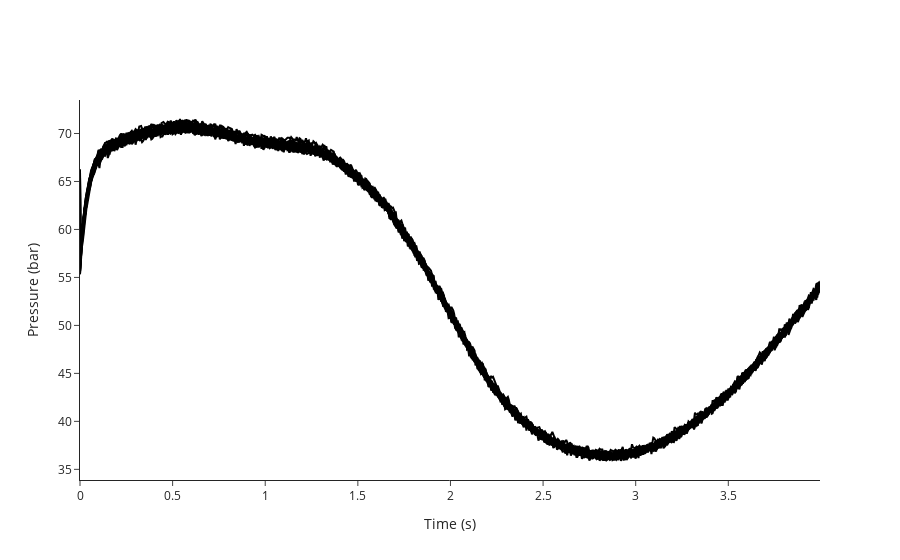

The cell this chart's notebook holds for it:
### Code cell
fig_train=ana.plot_pressure_curves(indices = train_indices)
fig_train.update_layout(showlegend=False)
for trace in fig_train.data:
    trace.line.color = "black"
fig_train.write_image("dev/figures/fig_train.png", width=1100, height= 350, scale = 3)
fig_train.show()

### Figure 1 — Plotly figure (JSON) as saved in the notebook; plotly's stock layout.template omitted (floating-point values rounded to 4 significant figures; data arrays with more than 128 entries replaced by an {"elided": "..."} marker saying what was removed)
{"data": [{"hovertemplate": "<b>index</b>: 18<br><b>name</b>: 210812_Pac--005<br><b>path</b>: C:/Users/Sandeep/Desktop/ExtractedSignals\\210812_Pac 2021-08-12 10-30-07\\210812_Pac--005.D<br><b>batch</b>: 210812_Pac 2021-08-12 10-30-07<br><b>batch_position</b>: 5<br><b>idle_time</b>: 39.0<br><b>sample</b>: NaCl 0,9%<br><b>method</b>: SAA_411_Pac.M<br><b>timestamp</b>: 2021-08-12 10:50:23<br><b>detector</b>: G1315C<br><b>pump</b>: G7110B<br><b>start_time</b>: 2021-08-12 10:50:57<br><b>end_time</b>: 2021-08-12 10:54:57<br><b>runtime</b>: 239.7000000000036<br><b>Time: </b>%{x}<br><b>Pressure: </b>%{y}<extra></extra>", "line": {"color": "black"}, "mode": "lines", "name": "210812_Pac--005 (NaCl 0,9%)", "text": "<b>index</b>: 18<br><b>name</b>: 210812_Pac--005<br><b>path</b>: C:/Users/Sandeep/Desktop/ExtractedSignals\\210812_Pac 2021-08-12 10-30-07\\210812_Pac--005.D<br><b>batch</b>: 210812_Pac 2021-08-12 10-30-07<br><b>batch_position</b>: 5<br><b>idle_time</b>: 39.0<br><b>sample</b>: NaCl 0,9%<br><b>method</b>: SAA_411_Pac.M<br><b>timestamp</b>: 2021-08-12 10:50:23<br><b>detector</b>: G1315C<br><b>pump</b>: G7110B<br><b>start_time</b>: 2021-08-12 10:50:57<br><b>end_time</b>: 2021-08-12 10:54:57<br><b>runtime</b>: 239.7000000000036", "type": "scatter", "x": {"elided": "800 float values"}, "y": {"elided": "800 float values"}}, {"hovertemplate": "<b>index</b>: 19<br><b>name</b>: 210812_Pac--006<br><b>path</b>: C:/Users/Sandeep/Desktop/ExtractedSignals\\210812_Pac 2021-08-12 10-30-07\\210812_Pac--006.D<br><b>batch</b>: 210812_Pac 2021-08-12 10-30-07<br><b>batch_position</b>: 6<br><b>idle_time</b>: 39.0<br><b>sample</b>: Blank<br><b>method</b>: SAA_411_Pac.M<br><b>timestamp</b>: 2021-08-12 10:55:02<br><b>detector</b>: G1315C<br><b>pump</b>: G7110B<br><b>start_time</b>: 2021-08-12 10:55:36<br><b>end_time</b>: 2021-08-12 10:59:36<br><b>runtime</b>: 239.7000000000036<br><b>Time: </b>%{x}<br><b>Pressure: </b>%{y}<extra></extra>", "line": {"color": "black"}, "mode": "lines", "name": "210812_Pac--006 (Blank)", "text": "<b>index</b>: 19<br><b>name</b>: 210812_Pac--006<br><b>path</b>: C:/Users/Sandeep/Desktop/ExtractedSignals\\210812_Pac 2021-08-12 10-30-07\\210812_Pac--006.D<br><b>batch</b>: 210812_Pac 2021-08-12 10-30-07<br><b>batch_position</b>: 6<br><b>idle_time</b>: 39.0<br><b>sample</b>: Blank<br><b>method</b>: SAA_411_Pac.M<br><b>timestamp</b>: 2021-08-12 10:55:02<br><b>detector</b>: G1315C<br><b>pump</b>: G7110B<br><b>start_time</b>: 2021-08-12 10:55:36<br><b>end_time</b>: 2021-08-12 10:59:36<br><b>runtime</b>: 239.7000000000036", "type": "scatter", "x": {"elided": "800 float values"}, "y": {"elided": "800 float values"}}, {"hovertemplate": "<b>index</b>: 20<br><b>name</b>: 210812_Pac--007<br><b>path</b>: C:/Users/Sandeep/Desktop/ExtractedSignals\\210812_Pac 2021-08-12 10-30-07\\210812_Pac--007.D<br><b>batch</b>: 210812_Pac 2021-08-12 10-30-07<br><b>batch_position</b>: 7<br><b>idle_time</b>: 39.0<br><b>sample</b>: 0.025 mg/ml<br><b>method</b>: SAA_411_Pac.M<br><b>timestamp</b>: 2021-08-12 10:59:41<br><b>detector</b>: G1315C<br><b>pump</b>: G7110B<br><b>start_time</b>: 2021-08-12 11:00:15<br><b>end_time</b>: 2021-08-12 11:04:15<br><b>runtime</b>: 239.7000000000036<br><b>Time: </b>%{x}<br><b>Pressure: </b>%{y}<extra></extra>", "line": {"color": "black"}, "mode": "lines", "name": "210812_Pac--007 (0.025 mg/ml)", "text": "<b>index</b>: 20<br><b>name</b>: 210812_Pac--007<br><b>path</b>: C:/Users/Sandeep/Desktop/ExtractedSignals\\210812_Pac 2021-08-12 10-30-07\\210812_Pac--007.D<br><b>batch</b>: 210812_Pac 2021-08-12 10-30-07<br><b>batch_position</b>: 7<br><b>idle_time</b>: 39.0<br><b>sample</b>: 0.025 mg/ml<br><b>method</b>: SAA_411_Pac.M<br><b>timestamp</b>: 2021-08-12 10:59:41<br><b>detector</b>: G1315C<br><b>pump</b>: G7110B<br><b>start_time</b>: 2021-08-12 11:00:15<br><b>end_time</b>: 2021-08-12 11:04:15<br><b>runtime</b>: 239.7000000000036", "type": "scatter", "x": {"elided": "800 float values"}, "y": {"elided": "800 float values"}}, {"hovertemplate": "<b>index</b>: 21<br><b>name</b>: 210812_Pac--008<br><b>path</b>: C:/Users/Sandeep/Desktop/ExtractedSignals\\210812_Pac 2021-08-12 10-30-07\\210812_Pac--008.D<br><b>batch</b>: 210812_Pac 2021-08-12 10-30-07<br><b>batch_position</b>: 8<br><b>idle_time</b>: 39.0<br><b>sample</b>: Blank<br><b>method</b>: SAA_411_Pac.M<br><b>timestamp</b>: 2021-08-12 11:04:20<br><b>detector</b>: G1315C<br><b>pump</b>: G7110B<br><b>start_time</b>: 2021-08-12 11:04:54<br><b>end_time</b>: 2021-08-12 11:08:54<br><b>runtime</b>: 239.7000000000036<br><b>Time: </b>%{x}<br><b>Pressure: </b>%{y}<extra></extra>", "line": {"color": "black"}, "mode": "lines", "name": "210812_Pac--008 (Blank)", "text": "<b>index</b>: 21<br><b>name</b>: 210812_Pac--008<br><b>path</b>: C:/Users/Sandeep/Desktop/ExtractedSignals\\210812_Pac 2021-08-12 10-30-07\\210812_Pac--008.D<br><b>batch</b>: 210812_Pac 2021-08-12 10-30-07<br><b>batch_position</b>: 8<br><b>idle_time</b>: 39.0<br><b>sample</b>: Blank<br><b>method</b>: SAA_411_Pac.M<br><b>timestamp</b>: 2021-08-12 11:04:20<br><b>detector</b>: G1315C<br><b>pump</b>: G7110B<br><b>start_time</b>: 2021-08-12 11:04:54<br><b>end_time</b>: 2021-08-12 11:08:54<br><b>runtime</b>: 239.7000000000036", "type": "scatter", "x": {"elided": "800 float values"}, "y": {"elided": "800 float values"}}, {"hovertemplate": "<b>index</b>: 22<br><b>name</b>: 210812_Pac--009<br><b>path</b>: C:/Users/Sandeep/Desktop/ExtractedSignals\\210812_Pac 2021-08-12 10-30-07\\210812_Pac--009.D<br><b>batch</b>: 210812_Pac 2021-08-12 10-30-07<br><b>batch_position</b>: 9<br><b>idle_time</b>: 38.0<br><b>sample</b>: 210806/036 :10<br><b>method</b>: SAA_411_Pac.M<br><b>timestamp</b>: 2021-08-12 11:08:59<br><b>detector</b>: G1315C<br><b>pump</b>: G7110B<br><b>start_time</b>: 2021-08-12 11:09:32<br><b>end_time</b>: 2021-08-12 11:13:32<br><b>runtime</b>: 239.7000000000036<br><b>Time: </b>%{x}<br><b>Pressure: </b>%{y}<extra></extra>", "line": {"color": "black"}, "mode": "lines", "name": "210812_Pac--009 (210806/036 :10)", "text": "<b>index</b>: 22<br><b>name</b>: 210812_Pac--009<br><b>path</b>: C:/Users/Sandeep/Desktop/ExtractedSignals\\210812_Pac 2021-08-12 10-30-07\\210812_Pac--009.D<br><b>batch</b>: 210812_Pac 2021-08-12 10-30-07<br><b>batch_position</b>: 9<br><b>idle_time</b>: 38.0<br><b>sample</b>: 210806/036 :10<br><b>method</b>: SAA_411_Pac.M<br><b>timestamp</b>: 2021-08-12 11:08:59<br><b>detector</b>: G1315C<br><b>pump</b>: G7110B<br><b>start_time</b>: 2021-08-12 11:09:32<br><b>end_time</b>: 2021-08-12 11:13:32<br><b>runtime</b>: 239.7000000000036", "type": "scatter", "x": {"elided": "800 float values"}, "y": {"elided": "800 float values"}}, {"hovertemplate": "<b>index</b>: 23<br><b>name</b>: 210812_Pac--010<br><b>path</b>: C:/Users/Sandeep/Desktop/ExtractedSignals\\210812_Pac 2021-08-12 10-30-07\\210812_Pac--010.D<br><b>batch</b>: 210812_Pac 2021-08-12 10-30-07<br><b>batch_position</b>: 10<br><b>idle_time</b>: 39.0<br><b>sample</b>: 210806/036 :10<br><b>method</b>: SAA_411_Pac.M<br><b>timestamp</b>: 2021-08-12 11:13:37<br><b>detector</b>: G7110B<br><b>pump</b>: G7110B<br><b>start_time</b>: 2021-08-12 11:14:11<br><b>end_time</b>: 2021-08-12 11:18:11<br><b>runtime</b>: 239.7000000000036<br><b>Time: </b>%{x}<br><b>Pressure: </b>%{y}<extra></extra>", "line": {"color": "black"}, "mode": "lines", "name": "210812_Pac--010 (210806/036 :10)", "text": "<b>index</b>: 23<br><b>name</b>: 210812_Pac--010<br><b>path</b>: C:/Users/Sandeep/Desktop/ExtractedSignals\\210812_Pac 2021-08-12 10-30-07\\210812_Pac--010.D<br><b>batch</b>: 210812_Pac 2021-08-12 10-30-07<br><b>batch_position</b>: 10<br><b>idle_time</b>: 39.0<br><b>sample</b>: 210806/036 :10<br><b>method</b>: SAA_411_Pac.M<br><b>timestamp</b>: 2021-08-12 11:13:37<br><b>detector</b>: G7110B<br><b>pump</b>: G7110B<br><b>start_time</b>: 2021-08-12 11:14:11<br><b>end_time</b>: 2021-08-12 11:18:11<br><b>runtime</b>: 239.7000000000036", "type": "scatter", "x": {"elided": "800 float values"}, "y": {"elided": "800 float values"}}, {"hovertemplate": "<b>index</b>: 24<br><b>name</b>: 210812_Pac--011<br><b>path</b>: C:/Users/Sandeep/Desktop/ExtractedSignals\\210812_Pac 2021-08-12 10-30-07\\210812_Pac--011.D<br><b>batch</b>: 210812_Pac 2021-08-12 10-30-07<br><b>batch_position</b>: 11<br><b>idle_time</b>: 39.0<br><b>sample</b>: 210806/036 :10<br><b>method</b>: SAA_411_Pac.M<br><b>timestamp</b>: 2021-08-12 11:18:16<br><b>detector</b>: G7110B<br><b>pump</b>: G7110B<br><b>start_time</b>: 2021-08-12 11:18:50<br><b>end_time</b>: 2021-08-12 11:22:50<br><b>runtime</b>: 239.7000000000036<br><b>Time: </b>%{x}<br><b>Pressure: </b>%{y}<extra></extra>", "line": {"color": "black"}, "mode": "lines", "name": "210812_Pac--011 (210806/036 :10)", "text": "<b>index</b>: 24<br><b>name</b>: 210812_Pac--011<br><b>path</b>: C:/Users/Sandeep/Desktop/ExtractedSignals\\210812_Pac 2021-08-12 10-30-07\\210812_Pac--011.D<br><b>batch</b>: 210812_Pac 2021-08-12 10-30-07<br><b>batch_position</b>: 11<br><b>idle_time</b>: 39.0<br><b>sample</b>: 210806/036 :10<br><b>method</b>: SAA_411_Pac.M<br><b>timestamp</b>: 2021-08-12 11:18:16<br><b>detector</b>: G7110B<br><b>pump</b>: G7110B<br><b>start_time</b>: 2021-08-12 11:18:50<br><b>end_time</b>: 2021-08-12 11:22:50<br><b>runtime</b>: 239.7000000000036", "type": "scatter", "x": {"elided": "800 float values"}, "y": {"elided": "800 float values"}}, {"hovertemplate": "<b>index</b>: 25<br><b>name</b>: 210812_Pac--012<br><b>path</b>: C:/Users/Sandeep/Desktop/ExtractedSignals\\210812_Pac 2021-08-12 10-30-07\\210812_Pac--012.D<br><b>batch</b>: 210812_Pac 2021-08-12 10-30-07<br><b>batch_position</b>: 12<br><b>idle_time</b>: 39.0<br><b>sample</b>: Blank<br><b>method</b>: SAA_411_Pac.M<br><b>timestamp</b>: 2021-08-12 11:22:55<br><b>detector</b>: G1315C<br><b>pump</b>: G7110B<br><b>start_time</b>: 2021-08-12 11:23:29<br><b>end_time</b>: 2021-08-12 11:27:29<br><b>runtime</b>: 239.7000000000036<br><b>Time: </b>%{x}<br><b>Pressure: </b>%{y}<extra></extra>", "line": {"color": "black"}, "mode": "lines", "name": "210812_Pac--012 (Blank)", "text": "<b>index</b>: 25<br><b>name</b>: 210812_Pac--012<br><b>path</b>: C:/Users/Sandeep/Desktop/ExtractedSignals\\210812_Pac 2021-08-12 10-30-07\\210812_Pac--012.D<br><b>batch</b>: 210812_Pac 2021-08-12 10-30-07<br><b>batch_position</b>: 12<br><b>idle_time</b>: 39.0<br><b>sample</b>: Blank<br><b>method</b>: SAA_411_Pac.M<br><b>timestamp</b>: 2021-08-12 11:22:55<br><b>detector</b>: G1315C<br><b>pump</b>: G7110B<br><b>start_time</b>: 2021-08-12 11:23:29<br><b>end_time</b>: 2021-08-12 11:27:29<br><b>runtime</b>: 239.7000000000036", "type": "scatter", "x": {"elided": "800 float values"}, "y": {"elided": "800 float values"}}, {"hovertemplate": "<b>index</b>: 26<br><b>name</b>: 210812_Pac--013<br><b>path</b>: C:/Users/Sandeep/Desktop/ExtractedSignals\\210812_Pac 2021-08-12 10-30-07\\210812_Pac--013.D<br><b>batch</b>: 210812_Pac 2021-08-12 10-30-07<br><b>batch_position</b>: 13<br><b>idle_time</b>: 39.0<br><b>sample</b>: 0.025 mg/ml<br><b>method</b>: SAA_411_Pac.M<br><b>timestamp</b>: 2021-08-12 11:27:34<br><b>detector</b>: G1315C<br><b>pump</b>: G7110B<br><b>start_time</b>: 2021-08-12 11:28:08<br><b>end_time</b>: 2021-08-12 11:32:08<br><b>runtime</b>: 239.7000000000036<br><b>Time: </b>%{x}<br><b>Pressure: </b>%{y}<extra></extra>", "line": {"color": "black"}, "mode": "lines", "name": "210812_Pac--013 (0.025 mg/ml)", "text": "<b>index</b>: 26<br><b>name</b>: 210812_Pac--013<br><b>path</b>: C:/Users/Sandeep/Desktop/ExtractedSignals\\210812_Pac 2021-08-12 10-30-07\\210812_Pac--013.D<br><b>batch</b>: 210812_Pac 2021-08-12 10-30-07<br><b>batch_position</b>: 13<br><b>idle_time</b>: 39.0<br><b>sample</b>: 0.025 mg/ml<br><b>method</b>: SAA_411_Pac.M<br><b>timestamp</b>: 2021-08-12 11:27:34<br><b>detector</b>: G1315C<br><b>pump</b>: G7110B<br><b>start_time</b>: 2021-08-12 11:28:08<br><b>end_time</b>: 2021-08-12 11:32:08<br><b>runtime</b>: 239.7000000000036", "type": "scatter", "x": {"elided": "800 float values"}, "y": {"elided": "800 float values"}}, {"hovertemplate": "<b>index</b>: 27<br><b>name</b>: 210812_Pac--014<br><b>path</b>: C:/Users/Sandeep/Desktop/ExtractedSignals\\210812_Pac 2021-08-12 10-30-07\\210812_Pac--014.D<br><b>batch</b>: 210812_Pac 2021-08-12 10-30-07<br><b>batch_position</b>: 14<br><b>idle_time</b>: 38.0<br><b>sample</b>: Blank<br><b>method</b>: SAA_411_Pac.M<br><b>timestamp</b>: 2021-08-12 11:32:13<br><b>detector</b>: G7110B<br><b>pump</b>: G7110B<br><b>start_time</b>: 2021-08-12 11:32:46<br><b>end_time</b>: 2021-08-12 11:36:47<br><b>runtime</b>: 239.7000000000036<br><b>Time: </b>%{x}<br><b>Pressure: </b>%{y}<extra></extra>", "line": {"color": "black"}, "mode": "lines", "name": "210812_Pac--014 (Blank)", "text": "<b>index</b>: 27<br><b>name</b>: 210812_Pac--014<br><b>path</b>: C:/Users/Sandeep/Desktop/ExtractedSignals\\210812_Pac 2021-08-12 10-30-07\\210812_Pac--014.D<br><b>batch</b>: 210812_Pac 2021-08-12 10-30-07<br><b>batch_position</b>: 14<br><b>idle_time</b>: 38.0<br><b>sample</b>: Blank<br><b>method</b>: SAA_411_Pac.M<br><b>timestamp</b>: 2021-08-12 11:32:13<br><b>detector</b>: G7110B<br><b>pump</b>: G7110B<br><b>start_time</b>: 2021-08-12 11:32:46<br><b>end_time</b>: 2021-08-12 11:36:47<br><b>runtime</b>: 239.7000000000036", "type": "scatter", "x": {"elided": "800 float values"}, "y": {"elided": "800 float values"}}, {"hovertemplate": "<b>index</b>: 51<br><b>name</b>: 210813_Pac--005<br><b>path</b>: C:/Users/Sandeep/Desktop/ExtractedSignals\\210813_Pac 2021-08-13 10-37-27\\210813_Pac--005.D<br><b>batch</b>: 210813_Pac 2021-08-13 10-37-27<br><b>batch_position</b>: 5<br><b>idle_time</b>: 39.0<br><b>sample</b>: NaCl 0,9%<br><b>method</b>: SAA_411_Pac.M<br><b>timestamp</b>: 2021-08-13 10:57:52<br><b>detector</b>: G7110B<br><b>pump</b>: G7110B<br><b>start_time</b>: 2021-08-13 10:58:26<br><b>end_time</b>: 2021-08-13 11:02:27<br><b>runtime</b>: 239.7000000000036<br><b>Time: </b>%{x}<br><b>Pressure: </b>%{y}<extra></extra>", "line": {"color": "black"}, "mode": "lines", "name": "210813_Pac--005 (NaCl 0,9%)", "text": "<b>index</b>: 51<br><b>name</b>: 210813_Pac--005<br><b>path</b>: C:/Users/Sandeep/Desktop/ExtractedSignals\\210813_Pac 2021-08-13 10-37-27\\210813_Pac--005.D<br><b>batch</b>: 210813_Pac 2021-08-13 10-37-27<br><b>batch_position</b>: 5<br><b>idle_time</b>: 39.0<br><b>sample</b>: NaCl 0,9%<br><b>method</b>: SAA_411_Pac.M<br><b>timestamp</b>: 2021-08-13 10:57:52<br><b>detector</b>: G7110B<br><b>pump</b>: G7110B<br><b>start_time</b>: 2021-08-13 10:58:26<br><b>end_time</b>: 2021-08-13 11:02:27<br><b>runtime</b>: 239.7000000000036", "type": "scatter", "x": {"elided": "800 float values"}, "y": {"elided": "800 float values"}}, {"hovertemplate": "<b>index</b>: 52<br><b>name</b>: 210813_Pac--006<br><b>path</b>: C:/Users/Sandeep/Desktop/ExtractedSignals\\210813_Pac 2021-08-13 10-37-27\\210813_Pac--006.D<br><b>batch</b>: 210813_Pac 2021-08-13 10-37-27<br><b>batch_position</b>: 6<br><b>idle_time</b>: 38.0<br><b>sample</b>: Blank<br><b>method</b>: SAA_411_Pac.M<br><b>timestamp</b>: 2021-08-13 11:02:31<br><b>detector</b>: G1315C<br><b>pump</b>: G7110B<br><b>start_time</b>: 2021-08-13 11:03:05<br><b>end_time</b>: 2021-08-13 11:07:06<br><b>runtime</b>: 239.7000000000036<br><b>Time: </b>%{x}<br><b>Pressure: </b>%{y}<extra></extra>", "line": {"color": "black"}, "mode": "lines", "name": "210813_Pac--006 (Blank)", "text": "<b>index</b>: 52<br><b>name</b>: 210813_Pac--006<br><b>path</b>: C:/Users/Sandeep/Desktop/ExtractedSignals\\210813_Pac 2021-08-13 10-37-27\\210813_Pac--006.D<br><b>batch</b>: 210813_Pac 2021-08-13 10-37-27<br><b>batch_position</b>: 6<br><b>idle_time</b>: 38.0<br><b>sample</b>: Blank<br><b>method</b>: SAA_411_Pac.M<br><b>timestamp</b>: 2021-08-13 11:02:31<br><b>detector</b>: G1315C<br><b>pump</b>: G7110B<br><b>start_time</b>: 2021-08-13 11:03:05<br><b>end_time</b>: 2021-08-13 11:07:06<br><b>runtime</b>: 239.7000000000036", "type": "scatter", "x": {"elided": "800 float values"}, "y": {"elided": "800 float values"}}, {"hovertemplate": "<b>index</b>: 53<br><b>name</b>: 210813_Pac--007<br><b>path</b>: C:/Users/Sandeep/Desktop/ExtractedSignals\\210813_Pac 2021-08-13 10-37-27\\210813_Pac--007.D<br><b>batch</b>: 210813_Pac 2021-08-13 10-37-27<br><b>batch_position</b>: 7<br><b>idle_time</b>: 38.0<br><b>sample</b>: 0.025 mg/ml<br><b>method</b>: SAA_411_Pac.M<br><b>timestamp</b>: 2021-08-13 11:07:10<br><b>detector</b>: G1315C<br><b>pump</b>: G7116B<br><b>start_time</b>: 2021-08-13 11:07:44<br><b>end_time</b>: 2021-08-13 11:11:45<br><b>runtime</b>: 239.7000000000036<br><b>Time: </b>%{x}<br><b>Pressure: </b>%{y}<extra></extra>", "line": {"color": "black"}, "mode": "lines", "name": "210813_Pac--007 (0.025 mg/ml)", "text": "<b>index</b>: 53<br><b>name</b>: 210813_Pac--007<br><b>path</b>: C:/Users/Sandeep/Desktop/ExtractedSignals\\210813_Pac 2021-08-13 10-37-27\\210813_Pac--007.D<br><b>batch</b>: 210813_Pac 2021-08-13 10-37-27<br><b>batch_position</b>: 7<br><b>idle_time</b>: 38.0<br><b>sample</b>: 0.025 mg/ml<br><b>method</b>: SAA_411_Pac.M<br><b>timestamp</b>: 2021-08-13 11:07:10<br><b>detector</b>: G1315C<br><b>pump</b>: G7116B<br><b>start_time</b>: 2021-08-13 11:07:44<br><b>end_time</b>: 2021-08-13 11:11:45<br><b>runtime</b>: 239.7000000000036", "type": "scatter", "x": {"elided": "800 float values"}, "y": {"elided": "800 float values"}}, {"hovertemplate": "<b>index</b>: 54<br><b>name</b>: 210813_Pac--008<br><b>path</b>: C:/Users/Sandeep/Desktop/ExtractedSignals\\210813_Pac 2021-08-13 10-37-27\\210813_Pac--008.D<br><b>batch</b>: 210813_Pac 2021-08-13 10-37-27<br><b>batch_position</b>: 8<br><b>idle_time</b>: 38.0<br><b>sample</b>: Blank<br><b>method</b>: SAA_411_Pac.M<br><b>timestamp</b>: 2021-08-13 11:11:49<br><b>detector</b>: G1315C<br><b>pump</b>: G7110B<br><b>start_time</b>: 2021-08-13 11:12:23<br><b>end_time</b>: 2021-08-13 11:16:23<br><b>runtime</b>: 239.7000000000036<br><b>Time: </b>%{x}<br><b>Pressure: </b>%{y}<extra></extra>", "line": {"color": "black"}, "mode": "lines", "name": "210813_Pac--008 (Blank)", "text": "<b>index</b>: 54<br><b>name</b>: 210813_Pac--008<br><b>path</b>: C:/Users/Sandeep/Desktop/ExtractedSignals\\210813_Pac 2021-08-13 10-37-27\\210813_Pac--008.D<br><b>batch</b>: 210813_Pac 2021-08-13 10-37-27<br><b>batch_position</b>: 8<br><b>idle_time</b>: 38.0<br><b>sample</b>: Blank<br><b>method</b>: SAA_411_Pac.M<br><b>timestamp</b>: 2021-08-13 11:11:49<br><b>detector</b>: G1315C<br><b>pump</b>: G7110B<br><b>start_time</b>: 2021-08-13 11:12:23<br><b>end_time</b>: 2021-08-13 11:16:23<br><b>runtime</b>: 239.7000000000036", "type": "scatter", "x": {"elided": "800 float values"}, "y": {"elided": "800 float values"}}, {"hovertemplate": "<b>index</b>: 55<br><b>name</b>: 210813_Pac--009<br><b>path</b>: C:/Users/Sandeep/Desktop/ExtractedSignals\\210813_Pac 2021-08-13 10-37-27\\210813_Pac--009.D<br><b>batch</b>: 210813_Pac 2021-08-13 10-37-27<br><b>batch_position</b>: 9<br><b>idle_time</b>: 39.0<br><b>sample</b>: 210812/004 :20<br><b>method</b>: SAA_411_Pac.M<br><b>timestamp</b>: 2021-08-13 11:16:28<br><b>detector</b>: G1315C<br><b>pump</b>: G7110B<br><b>start_time</b>: 2021-08-13 11:17:02<br><b>end_time</b>: 2021-08-13 11:21:03<br><b>runtime</b>: 239.7000000000036<br><b>Time: </b>%{x}<br><b>Pressure: </b>%{y}<extra></extra>", "line": {"color": "black"}, "mode": "lines", "name": "210813_Pac--009 (210812/004 :20)", "text": "<b>index</b>: 55<br><b>name</b>: 210813_Pac--009<br><b>path</b>: C:/Users/Sandeep/Desktop/ExtractedSignals\\210813_Pac 2021-08-13 10-37-27\\210813_Pac--009.D<br><b>batch</b>: 210813_Pac 2021-08-13 10-37-27<br><b>batch_position</b>: 9<br><b>idle_time</b>: 39.0<br><b>sample</b>: 210812/004 :20<br><b>method</b>: SAA_411_Pac.M<br><b>timestamp</b>: 2021-08-13 11:16:28<br><b>detector</b>: G1315C<br><b>pump</b>: G7110B<br><b>start_time</b>: 2021-08-13 11:17:02<br><b>end_time</b>: 2021-08-13 11:21:03<br><b>runtime</b>: 239.7000000000036", "type": "scatter", "x": {"elided": "800 float values"}, "y": {"elided": "800 float values"}}, {"hovertemplate": "<b>index</b>: 56<br><b>name</b>: 210813_Pac--010<br><b>path</b>: C:/Users/Sandeep/Desktop/ExtractedSignals\\210813_Pac 2021-08-13 10-37-27\\210813_Pac--010.D<br><b>batch</b>: 210813_Pac 2021-08-13 10-37-27<br><b>batch_position</b>: 10<br><b>idle_time</b>: 38.0<br><b>sample</b>: 210812/004 :20<br><b>method</b>: SAA_411_Pac.M<br><b>timestamp</b>: 2021-08-13 11:21:08<br><b>detector</b>: G1315C<br><b>pump</b>: G7110B<br><b>start_time</b>: 2021-08-13 11:21:41<br><b>end_time</b>: 2021-08-13 11:25:42<br><b>runtime</b>: 239.7000000000036<br><b>Time: </b>%{x}<br><b>Pressure: </b>%{y}<extra></extra>", "line": {"color": "black"}, "mode": "lines", "name": "210813_Pac--010 (210812/004 :20)", "text": "<b>index</b>: 56<br><b>name</b>: 210813_Pac--010<br><b>path</b>: C:/Users/Sandeep/Desktop/ExtractedSignals\\210813_Pac 2021-08-13 10-37-27\\210813_Pac--010.D<br><b>batch</b>: 210813_Pac 2021-08-13 10-37-27<br><b>batch_position</b>: 10<br><b>idle_time</b>: 38.0<br><b>sample</b>: 210812/004 :20<br><b>method</b>: SAA_411_Pac.M<br><b>timestamp</b>: 2021-08-13 11:21:08<br><b>detector</b>: G1315C<br><b>pump</b>: G7110B<br><b>start_time</b>: 2021-08-13 11:21:41<br><b>end_time</b>: 2021-08-13 11:25:42<br><b>runtime</b>: 239.7000000000036", "type": "scatter", "x": {"elided": "800 float values"}, "y": {"elided": "800 float values"}}, {"hovertemplate": "<b>index</b>: 57<br><b>name</b>: 210813_Pac--011<br><b>path</b>: C:/Users/Sandeep/Desktop/ExtractedSignals\\210813_Pac 2021-08-13 10-37-27\\210813_Pac--011.D<br><b>batch</b>: 210813_Pac 2021-08-13 10-37-27<br><b>batch_position</b>: 11<br><b>idle_time</b>: 39.0<br><b>sample</b>: 210812/004 :20<br><b>method</b>: SAA_411_Pac.M<br><b>timestamp</b>: 2021-08-13 11:25:46<br><b>detector</b>: G1315C<br><b>pump</b>: G7110B<br><b>start_time</b>: 2021-08-13 11:26:21<br><b>end_time</b>: 2021-08-13 11:30:21<br><b>runtime</b>: 239.7000000000036<br><b>Time: </b>%{x}<br><b>Pressure: </b>%{y}<extra></extra>", "line": {"color": "black"}, "mode": "lines", "name": "210813_Pac--011 (210812/004 :20)", "text": "<b>index</b>: 57<br><b>name</b>: 210813_Pac--011<br><b>path</b>: C:/Users/Sandeep/Desktop/ExtractedSignals\\210813_Pac 2021-08-13 10-37-27\\210813_Pac--011.D<br><b>batch</b>: 210813_Pac 2021-08-13 10-37-27<br><b>batch_position</b>: 11<br><b>idle_time</b>: 39.0<br><b>sample</b>: 210812/004 :20<br><b>method</b>: SAA_411_Pac.M<br><b>timestamp</b>: 2021-08-13 11:25:46<br><b>detector</b>: G1315C<br><b>pump</b>: G7110B<br><b>start_time</b>: 2021-08-13 11:26:21<br><b>end_time</b>: 2021-08-13 11:30:21<br><b>runtime</b>: 239.7000000000036", "type": "scatter", "x": {"elided": "800 float values"}, "y": {"elided": "800 float values"}}, {"hovertemplate": "<b>index</b>: 58<br><b>name</b>: 210813_Pac--012<br><b>path</b>: C:/Users/Sandeep/Desktop/ExtractedSignals\\210813_Pac 2021-08-13 10-37-27\\210813_Pac--012.D<br><b>batch</b>: 210813_Pac 2021-08-13 10-37-27<br><b>batch_position</b>: 12<br><b>idle_time</b>: 38.0<br><b>sample</b>: Blank<br><b>method</b>: SAA_411_Pac.M<br><b>timestamp</b>: 2021-08-13 11:30:26<br><b>detector</b>: G1315C<br><b>pump</b>: G7110B<br><b>start_time</b>: 2021-08-13 11:30:59<br><b>end_time</b>: 2021-08-13 11:34:59<br><b>runtime</b>: 239.7000000000036<br><b>Time: </b>%{x}<br><b>Pressure: </b>%{y}<extra></extra>", "line": {"color": "black"}, "mode": "lines", "name": "210813_Pac--012 (Blank)", "text": "<b>index</b>: 58<br><b>name</b>: 210813_Pac--012<br><b>path</b>: C:/Users/Sandeep/Desktop/ExtractedSignals\\210813_Pac 2021-08-13 10-37-27\\210813_Pac--012.D<br><b>batch</b>: 210813_Pac 2021-08-13 10-37-27<br><b>batch_position</b>: 12<br><b>idle_time</b>: 38.0<br><b>sample</b>: Blank<br><b>method</b>: SAA_411_Pac.M<br><b>timestamp</b>: 2021-08-13 11:30:26<br><b>detector</b>: G1315C<br><b>pump</b>: G7110B<br><b>start_time</b>: 2021-08-13 11:30:59<br><b>end_time</b>: 2021-08-13 11:34:59<br><b>runtime</b>: 239.7000000000036", "type": "scatter", "x": {"elided": "800 float values"}, "y": {"elided": "800 float values"}}, {"hovertemplate": "<b>index</b>: 59<br><b>name</b>: 210813_Pac--013<br><b>path</b>: C:/Users/Sandeep/Desktop/ExtractedSignals\\210813_Pac 2021-08-13 10-37-27\\210813_Pac--013.D<br><b>batch</b>: 210813_Pac 2021-08-13 10-37-27<br><b>batch_position</b>: 13<br><b>idle_time</b>: 39.0<br><b>sample</b>: 0.025 mg/ml<br><b>method</b>: SAA_411_Pac.M<br><b>timestamp</b>: 2021-08-13 11:35:04<br><b>detector</b>: G1315C<br><b>pump</b>: G7110B<br><b>start_time</b>: 2021-08-13 11:35:38<br><b>end_time</b>: 2021-08-13 11:39:38<br><b>runtime</b>: 239.7000000000036<br><b>Time: </b>%{x}<br><b>Pressure: </b>%{y}<extra></extra>", "line": {"color": "black"}, "mode": "lines", "name": "210813_Pac--013 (0.025 mg/ml)", "text": "<b>index</b>: 59<br><b>name</b>: 210813_Pac--013<br><b>path</b>: C:/Users/Sandeep/Desktop/ExtractedSignals\\210813_Pac 2021-08-13 10-37-27\\210813_Pac--013.D<br><b>batch</b>: 210813_Pac 2021-08-13 10-37-27<br><b>batch_position</b>: 13<br><b>idle_time</b>: 39.0<br><b>sample</b>: 0.025 mg/ml<br><b>method</b>: SAA_411_Pac.M<br><b>timestamp</b>: 2021-08-13 11:35:04<br><b>detector</b>: G1315C<br><b>pump</b>: G7110B<br><b>start_time</b>: 2021-08-13 11:35:38<br><b>end_time</b>: 2021-08-13 11:39:38<br><b>runtime</b>: 239.7000000000036", "type": "scatter", "x": {"elided": "800 float values"}, "y": {"elided": "800 float values"}}, {"hovertemplate": "<b>index</b>: 60<br><b>name</b>: 210813_Pac--014<br><b>path</b>: C:/Users/Sandeep/Desktop/ExtractedSignals\\210813_Pac 2021-08-13 10-37-27\\210813_Pac--014.D<br><b>batch</b>: 210813_Pac 2021-08-13 10-37-27<br><b>batch_position</b>: 14<br><b>idle_time</b>: 38.0<br><b>sample</b>: Blank<br><b>method</b>: SAA_411_Pac.M<br><b>timestamp</b>: 2021-08-13 11:39:43<br><b>detector</b>: G1315C<br><b>pump</b>: G7110B<br><b>start_time</b>: 2021-08-13 11:40:16<br><b>end_time</b>: 2021-08-13 11:44:17<br><b>runtime</b>: 239.7000000000036<br><b>Time: </b>%{x}<br><b>Pressure: </b>%{y}<extra></extra>", "line": {"color": "black"}, "mode": "lines", "name": "210813_Pac--014 (Blank)", "text": "<b>index</b>: 60<br><b>name</b>: 210813_Pac--014<br><b>path</b>: C:/Users/Sandeep/Desktop/ExtractedSignals\\210813_Pac 2021-08-13 10-37-27\\210813_Pac--014.D<br><b>batch</b>: 210813_Pac 2021-08-13 10-37-27<br><b>batch_position</b>: 14<br><b>idle_time</b>: 38.0<br><b>sample</b>: Blank<br><b>method</b>: SAA_411_Pac.M<br><b>timestamp</b>: 2021-08-13 11:39:43<br><b>detector</b>: G1315C<br><b>pump</b>: G7110B<br><b>start_time</b>: 2021-08-13 11:40:16<br><b>end_time</b>: 2021-08-13 11:44:17<br><b>runtime</b>: 239.7000000000036", "type": "scatter", "x": {"elided": "800 float values"}, "y": {"elided": "800 float values"}}], "layout": {"showlegend": false, "xaxis": {"title": {"text": "Time (s)"}}, "yaxis": {"title": {"text": "Pressure (bar)"}}}}
